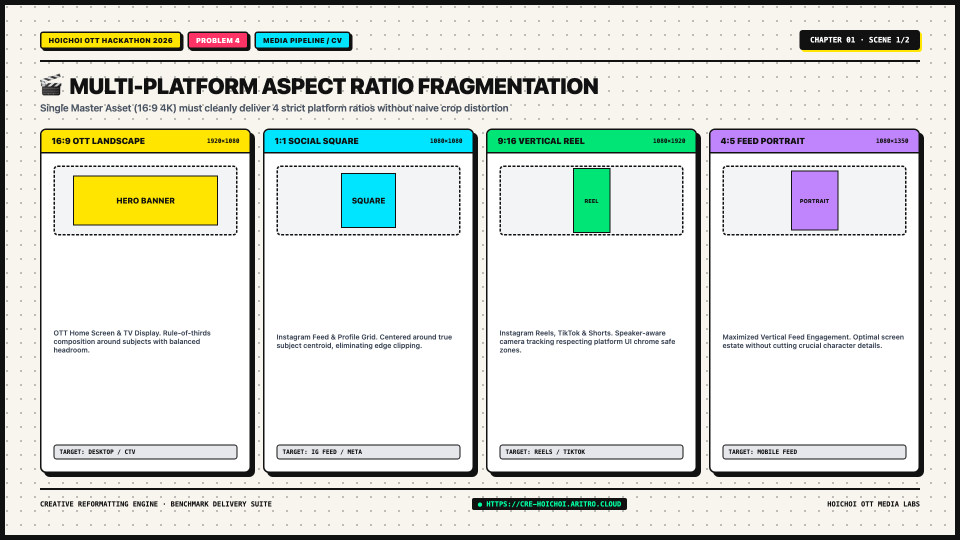
#> input picture assets/thumbnail.png, 1920 x 1080 px (shown at 1/2 size)
$ python -i saliency.py   (imports and definitions only)   (older library calls are emulated)
#> lines starting #> are read from the running program, lines starting #| are printed output that depends on the picture
### backend/src/cre/logging_config.py
"""structlog setup: human-readable locally, JSON in deployed environments."""

from __future__ import annotations

import logging
import sys

import structlog


# [24 lines left out: function configure_logging, not called in this run]


def get_logger(name: str) -> structlog.BoundLogger:
    return structlog.get_logger(name)

### backend/src/cre/vision/saliency.py
"""Saliency estimation.

Faces drive the crop whenever they exist. Saliency is the fallback for the
landscape/product/no-face case, and a weak secondary term otherwise -- it keeps
the crop from slicing through the visually dominant region when the only face
is tiny.

Spectral-residual saliency (Hou & Zhang) is used because it is training-free,
deterministic and fast enough to run per analysis frame. It is blended with an
edge-density term, which is better at holding onto high-detail subjects that
the frequency-domain method alone under-weights.
"""

from __future__ import annotations

import cv2
import numpy as np

from cre.logging_config import get_logger
from cre.vision.types import SaliencyMap

# [1 line that did not run here, left out]

#: Saliency is computed at this width; the map is only ever used for weighting.
_WORK_WIDTH = 320


def _spectral_residual(gray: np.ndarray) -> np.ndarray:
    """Hou & Zhang spectral-residual saliency, returned in 0..1."""
    f = np.fft.fft2(gray.astype(np.float32))
    log_amplitude = np.log(np.abs(f) + 1e-8)
    phase = np.angle(f)
    smoothed = cv2.blur(log_amplitude, (3, 3))
    residual = log_amplitude - smoothed
    reconstructed = np.fft.ifft2(np.exp(residual + 1j * phase))
    salient = np.abs(reconstructed) ** 2
    salient = cv2.GaussianBlur(salient, (0, 0), sigmaX=2.5)
    return _normalize(salient)


def _edge_density(gray: np.ndarray) -> np.ndarray:
    """Local gradient energy, smoothed into a density field."""
    gx = cv2.Sobel(gray, cv2.CV_32F, 1, 0, ksize=3)
    gy = cv2.Sobel(gray, cv2.CV_32F, 0, 1, ksize=3)
    magnitude = cv2.magnitude(gx, gy)
    density = cv2.GaussianBlur(magnitude, (0, 0), sigmaX=max(2.0, gray.shape[1] / 48.0))
    return _normalize(density)


def _normalize(arr: np.ndarray) -> np.ndarray:
    arr = arr.astype(np.float32)
    lo = float(arr.min())
    hi = float(arr.max())
    if hi - lo < 1e-8:
        return np.zeros_like(arr, dtype=np.float32)
    return (arr - lo) / (hi - lo)


def compute_saliency(frame_bgr: np.ndarray) -> SaliencyMap:
    """Blended saliency map for a BGR frame, in 0..1, downscaled for speed."""
    w = frame_bgr.shape[1]
    scale = _WORK_WIDTH / float(w) if w > _WORK_WIDTH else 1.0
    small = (
        cv2.resize(frame_bgr, None, fx=scale, fy=scale, interpolation=cv2.INTER_AREA)
        if scale != 1.0
        else frame_bgr
    )
    gray = cv2.cvtColor(small, cv2.COLOR_BGR2GRAY)

    try:
        spectral = _spectral_residual(gray)
    except Exception:  # pragma: no cover - FFT edge cases on odd sizes
        log.warning("saliency.spectral_failed")
        spectral = np.zeros_like(gray, dtype=np.float32)

    edges = _edge_density(gray)
    blended = _normalize(0.6 * spectral + 0.4 * edges)

    # Centre bias: a mild prior, deliberately weak so it cannot override a
    # genuine off-centre subject. This is a tie-breaker, not a crop driver.
    yy, xx = np.mgrid[0 : blended.shape[0], 0 : blended.shape[1]].astype(np.float32)
    cy, cx = blended.shape[0] / 2.0, blended.shape[1] / 2.0
    radius = np.sqrt(((xx - cx) / cx) ** 2 + ((yy - cy) / cy) ** 2)
    prior = np.clip(1.0 - 0.18 * radius, 0.0, 1.0)

    return SaliencyMap(data=_normalize(blended * prior))


# [46 lines left out: functions sharpness, letterbox_fraction, not called in this run]

>>> import cv2
>>> picture = cv2.imread('../../../../assets/thumbnail.png')
#> picture is the input picture: shape (1080, 1920, 3); mean B, G, R 213.3, 220.5, 216.5
>>> result = compute_saliency(picture)
#> in _spectral_residual, `log_amplitude = np.log(np.abs(f) + 1e-8)`:
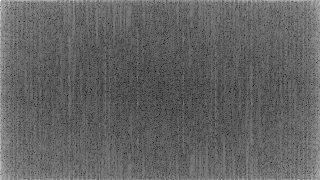
#> log_amplitude: shape (180, 320) float64; min 2.41, max 16.35, mean 7.86; drawn with min black and max white
#> in _spectral_residual, `phase = np.angle(f)`:
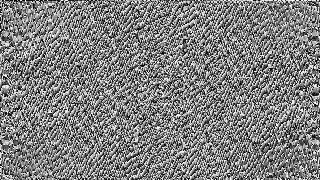
#> phase: shape (180, 320) float64; min -3.14, max 3.14, mean -5.45e-05; drawn with min black and max white
#> in _spectral_residual, `smoothed = cv2.blur(log_amplitude, (3, 3))`:
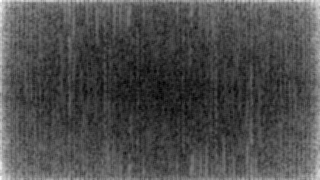
#> smoothed: shape (180, 320) float64; min 5.92, max 12.34, mean 7.85; drawn with min black and max white
#> in _spectral_residual, `salient = cv2.GaussianBlur(salient, (0, 0), sigmaX=2.5)`:
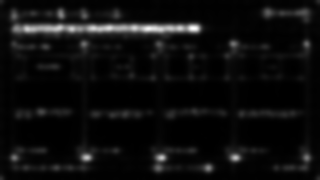
#> salient: shape (180, 320) float64; min 1.5e-06, max 0.000542, mean 3.13e-05; drawn with min black and max white
#> in _normalize, `lo = float(arr.min())`: lo = 1.5e-06
#> in _normalize, `hi = float(arr.max())`: hi = 0.000542
#> in _edge_density, `gy = cv2.Sobel(gray, cv2.CV_32F, 0, 1, ksize=3)`:
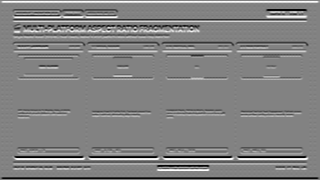
#> gy: shape (180, 320) float32; min -952, max 912, mean 0; drawn with min black and max white
#> in _edge_density, `density = cv2.GaussianBlur(magnitude, (0, 0), sigmaX=max(2.0, gray.sha..`:
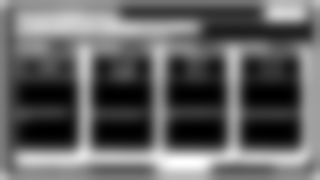
#> density: shape (180, 320) float32; min 4.34, max 414, mean 162.6; drawn with min black and max white
#> in _normalize (call 3), `lo = float(arr.min())`: lo = 0.000801
#> in _normalize (call 3), `hi = float(arr.max())`: hi = 0.847
#> in _normalize (call 3), `return (arr - lo) / (hi - lo)`:
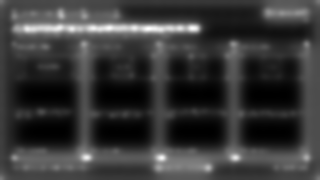
#> returned value: shape (180, 320) float32; min 0, max 1, mean 0.221
